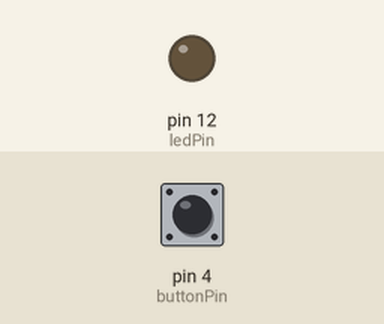
Simulated run of this sketch. Board: Arduino Uno, built with avr-gcc and run on an emulated ATmega328P. Parts: output pins drawn as LEDs (lit = HIGH). Dashed ring = blinking. Inputs (shaded band) come from the test bench; at power-on: pin 4 (buttonPin) LOW.

Above: at 1.2 s.
1.3 s: pin 4 (buttonPin) pulled HIGH for 0.15 s
At 2.1 s:
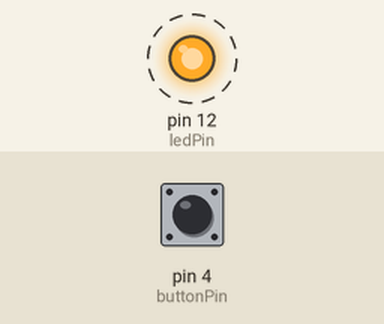
Timing chart, 0 to 10.4 s (numbered marks = the images above; inputs shaded):
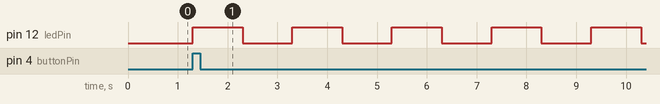

The sketch:

secretmessage2.ino
```cpp
const int buttonPin = 4;     // the number of the pushbutton pin
const int ledPin =  12;      // the number of the LED pin
const int delay_value = 1000;

// variables will change:
int buttonState = 0;         // variable for reading the pushbutton status

void setup() {
  // initialize the LED pin as an output:
  pinMode(ledPin, OUTPUT);
  // initialize the pushbutton pin as an input:
  pinMode(buttonPin, INPUT);
}

void loop() {
  // read the state of the pushbutton value:
  buttonState = digitalRead(buttonPin);

  // check if the pushbutton is pressed. If it is, the buttonState is HIGH:
  if (buttonState == HIGH) {
    for (int i = 0; i < 1000; i++) {
    // turn LED on:
digitalWrite(ledPin, HIGH);
  delay(delay_value);
  digitalWrite(ledPin, LOW);
  delay(delay_value);


    }
  } else {
    // turn LED off:
    digitalWrite(ledPin, LOW);
  }
}
```

Measured:
- after the input at 1.3 s, pin 12 (ledPin): alternates HIGH for 1.0 s and LOW for 1.0 s, starting at once
